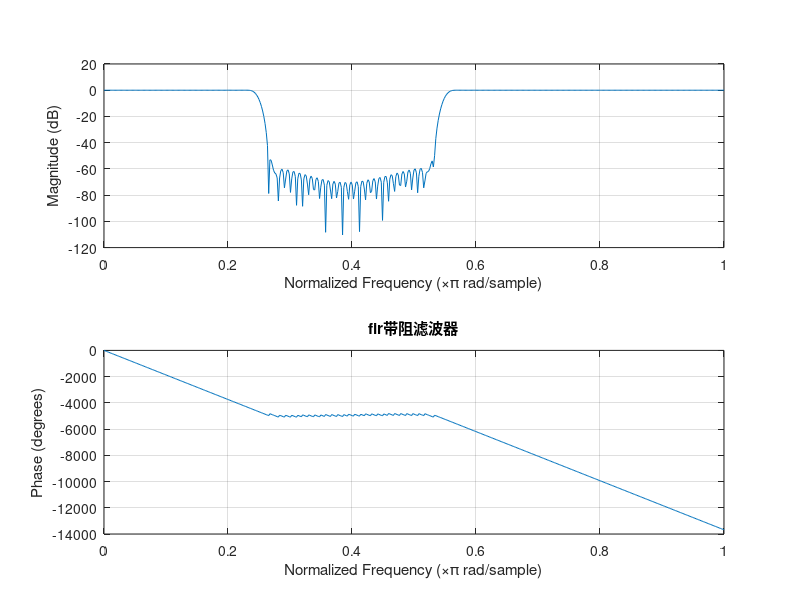

This chart was generated by the following MATLAB code: (Note: this script raises an error after producing the figure.)
%%%%%%%%%%%%%%%%%%%%%%%%%%%%%%%%%%%%%%%%%%%%%%%%%%%%%%%%%%%%%%%
%% 基本参数
%%%%%%%%%%%%%%%%%%%%%%%%%%%%%%%%%%%%%%%%%%%%%%%%%%%%%%%%%%%%%%%
clc;clear;close all;

Fs=2000; % 采样频率
fs1=300;fs2=500;
fp1=200;fp2=600;
rs=40;


%% 归一化角频率
ws1=2*fs1/Fs*pi;ws2=2*fs2/Fs*pi;
wp1=2*fp1/Fs*pi;wp2=2*fp2/Fs*pi;

%%%%%%%%%%%%%%%%%%%%%%%%%%%%%%%%%%%%%%%%%%%%%%%%%%%%%%%%%%%%%%%
%% fir窗函数设计
%%%%%%%%%%%%%%%%%%%%%%%%%%%%%%%%%%%%%%%%%%%%%%%%%%%%%%%%%%%%%%%

deltaw=max(ws1-wp1,wp2-ws2)/pi;
N=ceil(2*pi*3.3/deltaw);
N=mod(N,2)+N;

window=hamming(N+1);

Wn=[ws1+wp1,ws2+wp2]/2/pi;

b=fir1(N, Wn, 'stop', window);

figure;
freqz(b,1);
title('fir带阻滤波器');

%%%%%%%%%%%%%%%%%%%%%%%%%%%%%%%%%%%%%%%%%%%%%%%%%%%%%%%%%%%%%%%
%% iir巴特沃斯设计
%%%%%%%%%%%%%%%%%%%%%%%%%%%%%%%%%%%%%%%%%%%%%%%%%%%%%%%%%%%%%%%

Wp=2*[tan(wp1/2),tan(wp2/2)]*Fs;
Ws=2*[tan(ws1/2),tan(ws2/2)]*Fs;

wo=sqrt(ws1*ws2)*Fs;
bw=(ws2-ws1)*Fs;
n=buttord(Wp,Ws,1,rs,'s');
[z,p,k]=buttap(n);
[b,a]=zp2tf(z,p,k);
[b1,a1]=lp2bs(b,a,wo,bw);
figure;
freqs(b1,a1);
title('iir模拟巴特沃斯带阻滤波器');
[bz,az]=bilinear(b1,a1,Fs);
figure;
freqz(bz,az);
title('iir巴特沃斯数字滤波器')

%%%%%%%%%%%%%%%%%%%%%%%%%%%%%%%%%%%%%%%%%%%%%%%%%%%%%%%%%%%%%%%
%% iir切比雪夫设计
%%%%%%%%%%%%%%%%%%%%%%%%%%%%%%%%%%%%%%%%%%%%%%%%%%%%%%%%%%%%%%%
wo=sqrt(ws1*ws2)*Fs;
bw=(ws2-ws1)*Fs;
[n,rp]=cheb1ord(Wp,Ws,1,rs,'s');
[z,p,k]=cheb1ap(n,1);
[b,a]=zp2tf(z,p,k);
[b1,a1]=lp2bs(b,a,wo,bw);
figure;
freqs(b1,a1);
title('iir模拟切比雪夫带阻滤波器');
[bz,az]=bilinear(b1,a1,Fs);
figure;
freqz(bz,az);
title('iir数字切比雪夫滤波器')
